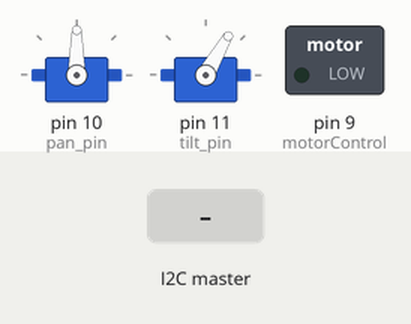
The sketch below on a simulated Arduino Uno, built with avr-gcc and run on an emulated ATmega328P. Shown: 2 × servo, switched loads named in the sketch (green lamp = pin HIGH). The inputs (shaded band) are chosen by the test bench.

Above: at 2.2 s.
2.3 s: the I2C master sends the byte 1
At 3.0 s:
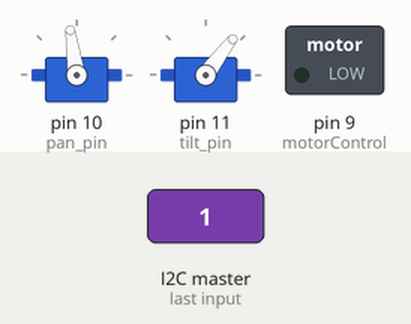
3.8 s: the I2C master sends the byte 0
At 4.0 s:
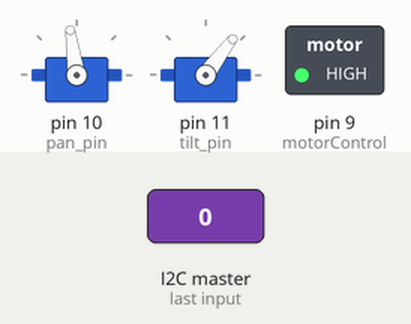
5.7 s: the I2C master sends the byte 2
At 6.8 s:
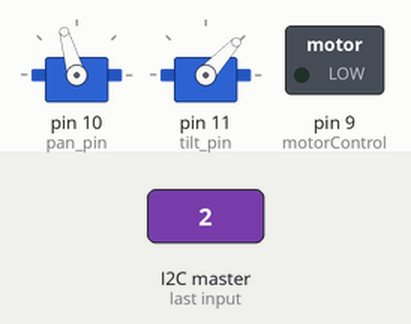
7.2 s: the I2C master sends the byte 0
At 8.3 s:
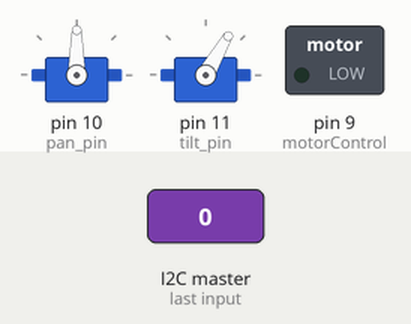
Timing chart, 0 to 10.1 s (numbered marks = the images above; inputs shaded):
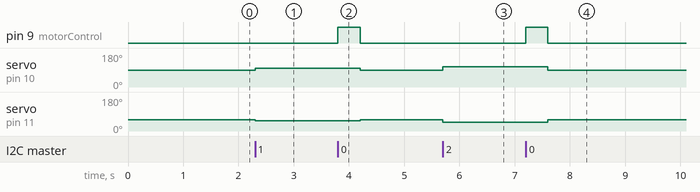

The sketch:

i2c.ino
```cpp
#include <Wire.h>
#include <Servo.h>
#include <SoftwareSerial.h>
#define SLAVE_ADDRESS 0x04

// Servo
Servo pan_servo;
Servo tilt_servo;
int pan_pin = 10;
int tilt_pin = 11;

// Pan tilt angles
int pan_angle = 90;
int tilt_angle = 60;
int encoded_thetas = 0;
int pan_theta = 0;
int tilt_theta = 0;
int motorControl = 9;
int count = 0;

void setup() {
  // Set up I2C
//  Serial.begin(9600);
  Wire.begin(SLAVE_ADDRESS);
  Wire.onReceive(receive_data);
  Wire.onRequest(send_data);
//  Serial.println("Ready!");
  pinMode(motorControl, OUTPUT);
  pan_servo.attach(pan_pin);
  tilt_servo.attach(tilt_pin);
  pan_servo.write(pan_angle);
  tilt_servo.write(tilt_angle);
  delay(1000);
}

void loop() {
  delay(200);
  if (count > 0) {
    count++;
  }
  if (count > 3) {
    count = 0;
    digitalWrite(motorControl, LOW);
    int pan_angle = 90;
    int tilt_angle = 60;
    pan_servo.attach(pan_pin);
    tilt_servo.attach(tilt_pin);
    pan_servo.write(pan_angle);
    tilt_servo.write(tilt_angle);
    delay(2000);
  }
  pan_servo.detach();
  tilt_servo.detach();
}

void receive_data(int byte_count) {
//  Serial.print("receive_data");
  while (Wire.available()) {
    // Read encoded pan tilt thetas
    encoded_thetas = Wire.read();
//    Serial.print("Data received: ");
//    Serial.println(encoded_thetas);

    // Pan and tilt thetas are encoded such that encoded_thetas = (pan_theta+8)*16+(tilt_theta+8)
    // Pan and tilt thetas are in the range [-7, 7]
    if (encoded_thetas == 0) {
      run_motor();
    } else {
      pan_theta = encoded_thetas/16 - 8;
      tilt_theta = encoded_thetas%16 - 8;
//      Serial.println(pan_theta);
//      Serial.println(tilt_theta);
      pan_angle-=pan_theta;
      tilt_angle+=tilt_theta;
      if (pan_angle > 180) {pan_angle = 180;}
      if (pan_angle < 0) {pan_angle = 0;}
      if (tilt_angle > 180) {tilt_angle = 180;}
      if (tilt_angle < 0) {tilt_angle = 0;}

      // Servo
      pan_servo.attach(pan_pin);
      tilt_servo.attach(tilt_pin);
      pan_servo.write(pan_angle);
      tilt_servo.write(tilt_angle);
    }
  }
}

void send_data() {
  Wire.write(encoded_thetas);
}

// Run motor to shoot water
void run_motor() {
//  Serial.println("Run motor!");
  digitalWrite(motorControl, HIGH);
  count = 1;
}
```

Measured:
- after the input at 2.3 s, servo on pin 10 (pan_pin): 90° → 98° at once; servo on pin 11 (tilt_pin): 60° → 53° at once
- after the input at 3.8 s, pin 9 (motorControl): LOW → HIGH at once, → LOW 0.40 s later; servo on pin 10 (pan_pin): 98° → 90° after 0.40 s; servo on pin 11 (tilt_pin): 53° → 60° after 0.40 s
- after the input at 5.7 s, servo on pin 10 (pan_pin): 90° → 106° at once; servo on pin 11 (tilt_pin): 60° → 47° at once
- after the input at 7.2 s, pin 9 (motorControl): LOW → HIGH at once, → LOW 0.40 s later; servo on pin 10 (pan_pin): 106° → 90° after 0.40 s; servo on pin 11 (tilt_pin): 47° → 60° after 0.40 s
